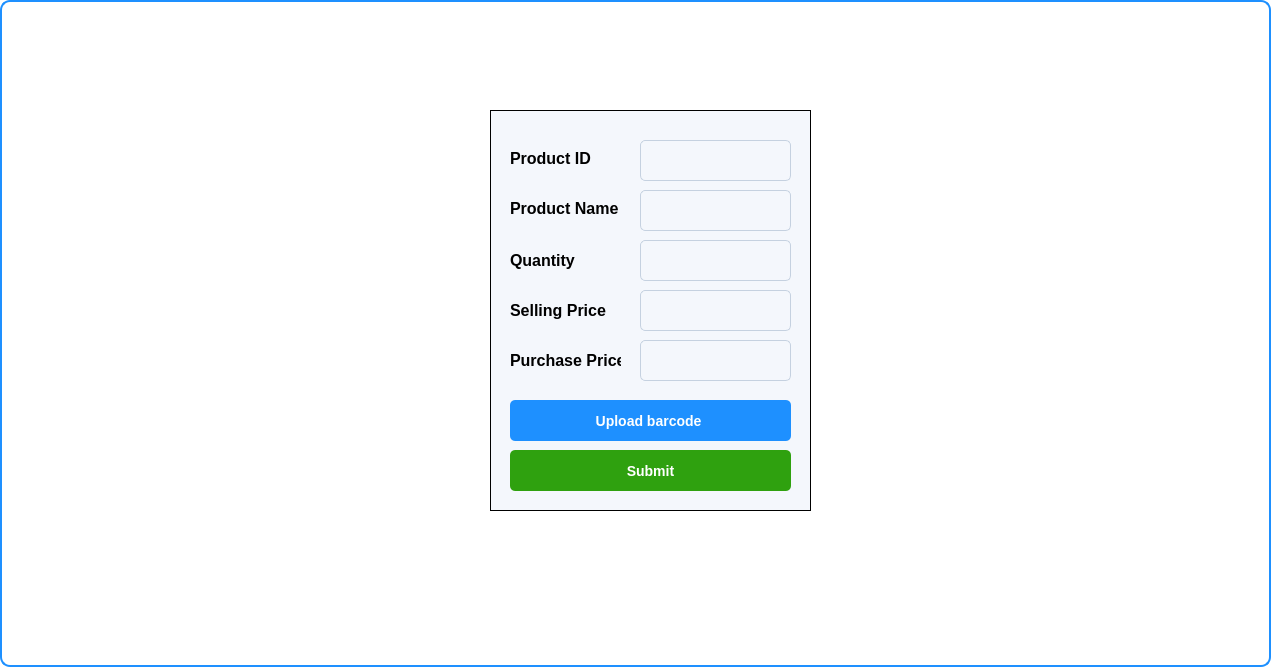
<?xml version="1.0" encoding="UTF-8"?>
<ui version="4.0">
 <class>products1</class>
 <widget class="QDialog" name="products1">
  <property name="geometry">
   <rect>
    <x>0</x>
    <y>0</y>
    <width>1271</width>
    <height>667</height>
   </rect>
  </property>
  <property name="windowTitle">
   <string>Dialog</string>
  </property>
  <property name="styleSheet">
   <string notr="true">QDialog {
    background-color: #FFFFFF;
    border-radius: 10px;
    border: 2px solid #1E90FF;
    font-family: Arial, sans-serif;
    color: #333;
}
</string>
  </property>
  <widget class="QWidget" name="widget" native="true">
   <property name="geometry">
    <rect>
     <x>490</x>
     <y>110</y>
     <width>321</width>
     <height>401</height>
    </rect>
   </property>
   <property name="styleSheet">
    <string notr="true">QWidget {
    background-color: #F4F7FC;
    color: #333;
	border: 1px solid black 
}
</string>
   </property>
   <widget class="QLabel" name="label">
    <property name="geometry">
     <rect>
      <x>20</x>
      <y>40</y>
      <width>81</width>
      <height>16</height>
     </rect>
    </property>
    <property name="styleSheet">
     <string notr="true">QLabel {
    color: black;
    font-size: 16px;
    font-weight: bold;
	border:none
}
</string>
    </property>
    <property name="text">
     <string>Product ID</string>
    </property>
   </widget>
   <widget class="QLineEdit" name="lineEdit">
    <property name="geometry">
     <rect>
      <x>150</x>
      <y>30</y>
      <width>151</width>
      <height>41</height>
     </rect>
    </property>
    <property name="styleSheet">
     <string notr="true">QLineEdit {
    background-color: #F4F7FC;
    border: 1px solid #C5D1E0;
    border-radius: 5px;
    padding: 5px 10px;
    font-size: 14px;
}

QLineEdit:focus {
    border: 1px solid #1E90FF;
    background-color: #FFFFFF;
}
</string>
    </property>
   </widget>
   <widget class="QLabel" name="label_2">
    <property name="geometry">
     <rect>
      <x>20</x>
      <y>90</y>
      <width>111</width>
      <height>16</height>
     </rect>
    </property>
    <property name="styleSheet">
     <string notr="true">QLabel {
    color: black;
    font-size: 16px;
    font-weight: bold;
	border:none
}
</string>
    </property>
    <property name="text">
     <string>Product Name</string>
    </property>
   </widget>
   <widget class="QLineEdit" name="lineEdit_2">
    <property name="geometry">
     <rect>
      <x>150</x>
      <y>80</y>
      <width>151</width>
      <height>41</height>
     </rect>
    </property>
    <property name="styleSheet">
     <string notr="true">QLineEdit {
    background-color: #F4F7FC;
    border: 1px solid #C5D1E0;
    border-radius: 5px;
    padding: 5px 10px;
    font-size: 14px;
}

QLineEdit:focus {
    border: 1px solid #1E90FF;
    background-color: #FFFFFF;
}
</string>
    </property>
   </widget>
   <widget class="QLabel" name="label_3">
    <property name="geometry">
     <rect>
      <x>20</x>
      <y>140</y>
      <width>71</width>
      <height>21</height>
     </rect>
    </property>
    <property name="styleSheet">
     <string notr="true">QLabel {
    color: black;
    font-size: 16px;
    font-weight: bold;
	border:none
}
</string>
    </property>
    <property name="text">
     <string>Quantity</string>
    </property>
   </widget>
   <widget class="QLineEdit" name="lineEdit_3">
    <property name="geometry">
     <rect>
      <x>150</x>
      <y>130</y>
      <width>151</width>
      <height>41</height>
     </rect>
    </property>
    <property name="styleSheet">
     <string notr="true">QLineEdit {
    background-color: #F4F7FC;
    border: 1px solid #C5D1E0;
    border-radius: 5px;
    padding: 5px 10px;
    font-size: 14px;
}

QLineEdit:focus {
    border: 1px solid #1E90FF;
    background-color: #FFFFFF;
}
</string>
    </property>
   </widget>
   <widget class="QLineEdit" name="lineEdit_4">
    <property name="geometry">
     <rect>
      <x>150</x>
      <y>180</y>
      <width>151</width>
      <height>41</height>
     </rect>
    </property>
    <property name="styleSheet">
     <string notr="true">QLineEdit {
    background-color: #F4F7FC;
    border: 1px solid #C5D1E0;
    border-radius: 5px;
    padding: 5px 10px;
    font-size: 14px;
}

QLineEdit:focus {
    border: 1px solid #1E90FF;
    background-color: #FFFFFF;
}
</string>
    </property>
   </widget>
   <widget class="QLabel" name="label_4">
    <property name="geometry">
     <rect>
      <x>20</x>
      <y>190</y>
      <width>101</width>
      <height>21</height>
     </rect>
    </property>
    <property name="styleSheet">
     <string notr="true">QLabel {
    color: black;
    font-size: 16px;
    font-weight: bold;
	border:none
}
</string>
    </property>
    <property name="text">
     <string>Selling Price</string>
    </property>
   </widget>
   <widget class="QLabel" name="label_5">
    <property name="geometry">
     <rect>
      <x>20</x>
      <y>240</y>
      <width>111</width>
      <height>20</height>
     </rect>
    </property>
    <property name="styleSheet">
     <string notr="true">QLabel {
    color: black;
    font-size: 16px;
    font-weight: bold;
	border:none
}
</string>
    </property>
    <property name="text">
     <string>Purchase Price</string>
    </property>
   </widget>
   <widget class="QLineEdit" name="lineEdit_5">
    <property name="geometry">
     <rect>
      <x>150</x>
      <y>230</y>
      <width>151</width>
      <height>41</height>
     </rect>
    </property>
    <property name="styleSheet">
     <string notr="true">QLineEdit {
    background-color: #F4F7FC;
    border: 1px solid #C5D1E0;
    border-radius: 5px;
    padding: 5px 10px;
    font-size: 14px;
}

QLineEdit:focus {
    border: 1px solid #1E90FF;
    background-color: #FFFFFF;
}
</string>
    </property>
   </widget>
   <widget class="QPushButton" name="submitbutton">
    <property name="geometry">
     <rect>
      <x>20</x>
      <y>340</y>
      <width>281</width>
      <height>41</height>
     </rect>
    </property>
    <property name="styleSheet">
     <string notr="true">QPushButton {
    background-color:rgb(47, 161, 15) ;
	color: rgb(4, 218, 65);
    color: white;
    border-radius: 5px;
    border: none;
    padding: 8px 16px;
    font-size: 14px;
	font-weight: bold;
}

QPushButton:hover {
    background-color: #4682B4;
}

QPushButton:pressed {
    background-color: #4169E1;
}
</string>
    </property>
    <property name="text">
     <string>Submit</string>
    </property>
   </widget>
   <widget class="QPushButton" name="capturebarcodebutton">
    <property name="geometry">
     <rect>
      <x>20</x>
      <y>290</y>
      <width>281</width>
      <height>41</height>
     </rect>
    </property>
    <property name="styleSheet">
     <string notr="true">QPushButton {
    background-color:rgb(30, 144, 255) ;
	color: rgb(4, 218, 65);
    color: white;
    border-radius: 5px;
    border: none;
    padding: 8px 16px;
    font-size: 14px;
	font-weight: bold;
}

QPushButton:hover {
    background-color: #4682B4;
}

QPushButton:pressed {
    background-color: #4169E1;
}
</string>
    </property>
    <property name="text">
     <string>Upload barcode </string>
    </property>
   </widget>
  </widget>
 </widget>
 <resources/>
 <connections/>
</ui>
